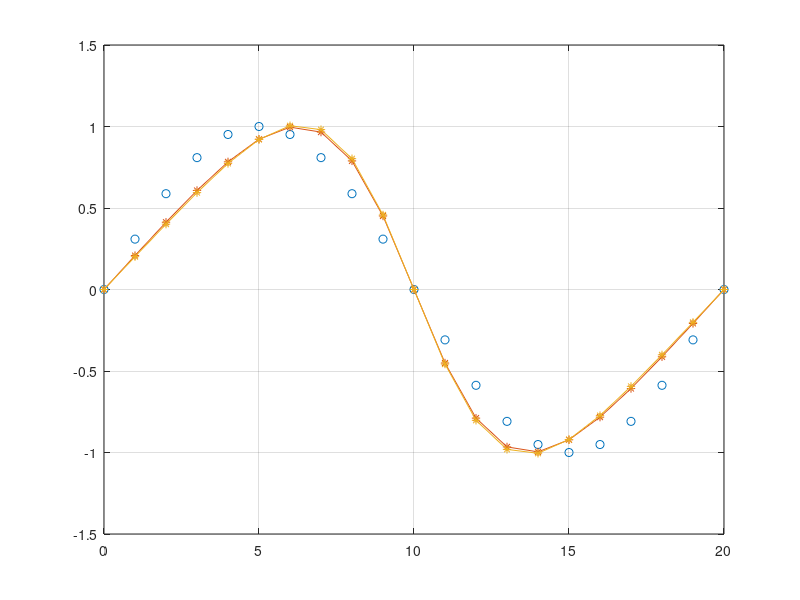

Write MATLAB code to recreate this figure.
clear; 
close all;

L = 20;
N = 13;

dx = 1;
dt = 0.1;

x_ = 0:dx:L;

t_ = 0:dt:N*dt;

[x, t] = meshgrid(x_, t_);

eta = sin(2 .* acot(exp((2 .* pi * t + L .* log(cot(pi .* x/L + eps)))./L)));


figure; plot(x_, (eta(1, :)), 'o'); hold on ; plot(x_, (eta(end, :)), '*-');grid on;

eta_n = zeros(size(x));

eta_n(1, :) = sin(2 .* pi .* (x_)/L);

for k = 1:length(t_)
    for i = 1:length(x_)
        if i == 1
            eta_n(k + 1, i) = eta_n(k, i) - sin(2 * pi * x_(i)/L)./(2 * dx) .* dt .* (eta_n(k, i+1) - eta_n(k, i));
        elseif i == length(x_)
            eta_n(k + 1, i) = eta_n(k, i) - sin(2 * pi * x_(i)/L)./(2 * dx) .* dt .* (eta_n(k, i) - eta_n(k, i - 1));
        else
            eta_n(k + 1, i) = eta_n(k, i) - sin(2 * pi * x_(i)/L)./(2 * dx) .* dt .* (eta_n(k, i+1) - eta_n(k, i - 1));
        end
    end 
end

hold on; plot(x_, (eta_n(end, :)), '*-');grid on;
% plot(x_, (eta_n(1, :)), 'o'); hold on ; plot(x_, (eta_n(end, :)), '*-');grid on;